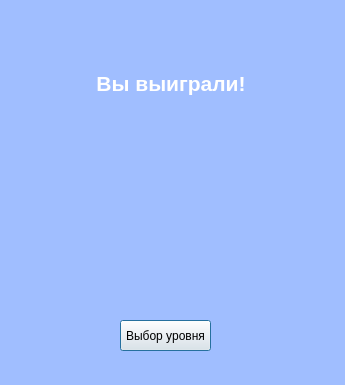
<?xml version="1.0" encoding="UTF-8"?>
<ui version="4.0">
 <class>youWinWindow</class>
 <widget class="QDialog" name="youWinWindow">
  <property name="geometry">
   <rect>
    <x>0</x>
    <y>0</y>
    <width>345</width>
    <height>385</height>
   </rect>
  </property>
  <property name="palette">
   <palette>
    <active>
     <colorrole role="Base">
      <brush brushstyle="SolidPattern">
       <color alpha="255">
        <red>255</red>
        <green>255</green>
        <blue>255</blue>
       </color>
      </brush>
     </colorrole>
     <colorrole role="Window">
      <brush brushstyle="SolidPattern">
       <color alpha="255">
        <red>160</red>
        <green>190</green>
        <blue>255</blue>
       </color>
      </brush>
     </colorrole>
    </active>
    <inactive>
     <colorrole role="Base">
      <brush brushstyle="SolidPattern">
       <color alpha="255">
        <red>255</red>
        <green>255</green>
        <blue>255</blue>
       </color>
      </brush>
     </colorrole>
     <colorrole role="Window">
      <brush brushstyle="SolidPattern">
       <color alpha="255">
        <red>160</red>
        <green>190</green>
        <blue>255</blue>
       </color>
      </brush>
     </colorrole>
    </inactive>
    <disabled>
     <colorrole role="Base">
      <brush brushstyle="SolidPattern">
       <color alpha="255">
        <red>160</red>
        <green>190</green>
        <blue>255</blue>
       </color>
      </brush>
     </colorrole>
     <colorrole role="Window">
      <brush brushstyle="SolidPattern">
       <color alpha="255">
        <red>160</red>
        <green>190</green>
        <blue>255</blue>
       </color>
      </brush>
     </colorrole>
    </disabled>
   </palette>
  </property>
  <property name="windowTitle">
   <string>Win!</string>
  </property>
  <widget class="QPushButton" name="toChooseButton">
   <property name="geometry">
    <rect>
     <x>120</x>
     <y>320</y>
     <width>91</width>
     <height>31</height>
    </rect>
   </property>
   <property name="text">
    <string>Выбор уровня</string>
   </property>
  </widget>
  <widget class="QWidget" name="">
   <property name="geometry">
    <rect>
     <x>10</x>
     <y>120</y>
     <width>331</width>
     <height>82</height>
    </rect>
   </property>
   <layout class="QHBoxLayout" name="horizontalLayout">
    <item>
     <spacer name="horizontalSpacer_2">
      <property name="orientation">
       <enum>Qt::Horizontal</enum>
      </property>
      <property name="sizeHint" stdset="0">
       <size>
        <width>40</width>
        <height>20</height>
       </size>
      </property>
     </spacer>
    </item>
    <item>
     <widget class="QLabel" name="star1">
      <property name="text">
       <string/>
      </property>
      <property name="pixmap">
       <pixmap resource="../../images/resource.qrc">:/img/star80.png</pixmap>
      </property>
     </widget>
    </item>
    <item>
     <spacer name="horizontalSpacer_3">
      <property name="orientation">
       <enum>Qt::Horizontal</enum>
      </property>
      <property name="sizeHint" stdset="0">
       <size>
        <width>40</width>
        <height>20</height>
       </size>
      </property>
     </spacer>
    </item>
    <item>
     <widget class="QLabel" name="star2">
      <property name="text">
       <string/>
      </property>
      <property name="pixmap">
       <pixmap resource="../../images/resource.qrc">:/img/star80.png</pixmap>
      </property>
     </widget>
    </item>
    <item>
     <spacer name="horizontalSpacer_4">
      <property name="orientation">
       <enum>Qt::Horizontal</enum>
      </property>
      <property name="sizeHint" stdset="0">
       <size>
        <width>40</width>
        <height>20</height>
       </size>
      </property>
     </spacer>
    </item>
    <item>
     <widget class="QLabel" name="star3">
      <property name="text">
       <string/>
      </property>
      <property name="pixmap">
       <pixmap resource="../../images/resource.qrc">:/img/star80.png</pixmap>
      </property>
     </widget>
    </item>
    <item>
     <spacer name="horizontalSpacer">
      <property name="orientation">
       <enum>Qt::Horizontal</enum>
      </property>
      <property name="sizeHint" stdset="0">
       <size>
        <width>40</width>
        <height>20</height>
       </size>
      </property>
     </spacer>
    </item>
   </layout>
  </widget>
  <widget class="QWidget" name="">
   <property name="geometry">
    <rect>
     <x>0</x>
     <y>70</y>
     <width>341</width>
     <height>27</height>
    </rect>
   </property>
   <layout class="QHBoxLayout" name="horizontalLayout_2">
    <item>
     <spacer name="horizontalSpacer_5">
      <property name="orientation">
       <enum>Qt::Horizontal</enum>
      </property>
      <property name="sizeHint" stdset="0">
       <size>
        <width>40</width>
        <height>20</height>
       </size>
      </property>
     </spacer>
    </item>
    <item>
     <widget class="QLabel" name="text">
      <property name="text">
       <string>&lt;html&gt;&lt;head/&gt;&lt;body&gt;&lt;p align=&quot;center&quot;&gt;&lt;span style=&quot; font-size:16pt; font-weight:600; color:#ffffff;&quot;&gt;Вы выиграли!&lt;/span&gt;&lt;/p&gt;&lt;/body&gt;&lt;/html&gt;</string>
      </property>
     </widget>
    </item>
    <item>
     <spacer name="horizontalSpacer_6">
      <property name="orientation">
       <enum>Qt::Horizontal</enum>
      </property>
      <property name="sizeHint" stdset="0">
       <size>
        <width>40</width>
        <height>20</height>
       </size>
      </property>
     </spacer>
    </item>
   </layout>
  </widget>
 </widget>
 <resources>
  <include location="../../images/resource.qrc"/>
  <include location="../../images/resource.qrc"/>
  <include location="../../images/resource.qrc"/>
 </resources>
 <connections/>
</ui>
